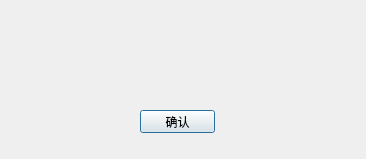
<?xml version="1.0" encoding="UTF-8"?>
<ui version="4.0">
 <class>Dia_alter</class>
 <widget class="QDialog" name="Dia_alter">
  <property name="windowModality">
   <enum>Qt::NonModal</enum>
  </property>
  <property name="geometry">
   <rect>
    <x>0</x>
    <y>0</y>
    <width>366</width>
    <height>159</height>
   </rect>
  </property>
  <property name="windowTitle">
   <string>Dialog</string>
  </property>
  <property name="toolTip">
   <string>&lt;html&gt;&lt;head/&gt;&lt;body&gt;&lt;p&gt;&lt;br/&gt;&lt;/p&gt;&lt;/body&gt;&lt;/html&gt;</string>
  </property>
  <property name="whatsThis">
   <string>&lt;html&gt;&lt;head/&gt;&lt;body&gt;&lt;p&gt;&lt;br/&gt;&lt;/p&gt;&lt;/body&gt;&lt;/html&gt;</string>
  </property>
  <widget class="QLabel" name="label">
   <property name="geometry">
    <rect>
     <x>50</x>
     <y>20</y>
     <width>261</width>
     <height>71</height>
    </rect>
   </property>
   <property name="text">
    <string/>
   </property>
   <property name="alignment">
    <set>Qt::AlignCenter</set>
   </property>
  </widget>
  <widget class="QPushButton" name="pushButton">
   <property name="geometry">
    <rect>
     <x>140</x>
     <y>110</y>
     <width>75</width>
     <height>23</height>
    </rect>
   </property>
   <property name="text">
    <string>确认</string>
   </property>
  </widget>
 </widget>
 <resources/>
 <connections/>
</ui>
